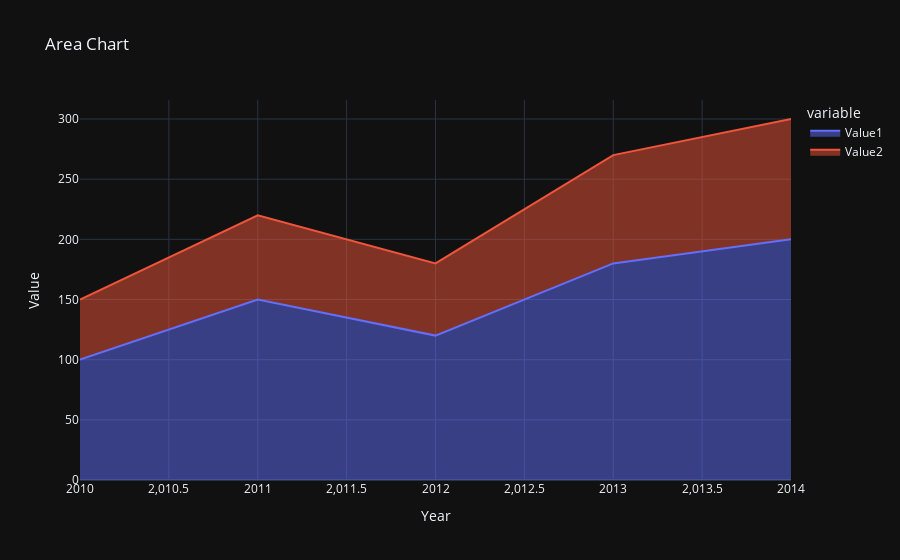

Notebook source saved alongside this figure:
### Code cell
import plotly.express as px
# Sample data
data = {
    'Year': [2010, 2011, 2012, 2013, 2014],
    'Value1': [100, 150, 120, 180, 200],
    'Value2': [50, 70, 60, 90, 100]
}

df = pd.DataFrame(data)

# Area Chart
area_fig = px.area(df, x='Year', y=['Value1', 'Value2'], title='Area Chart',
                   labels={'Year': 'Year', 'value': 'Value'},
                   template='plotly_dark')

# Display the plot
area_fig.show()

### Figure 1 — Plotly figure (JSON) as saved in the notebook; plotly's stock layout.template omitted (floating-point values rounded to 4 significant figures)
{"data": [{"fillpattern": {"shape": ""}, "hovertemplate": "variable=Value1<br>Year=%{x}<br>Value=%{y}<extra></extra>", "legendgroup": "Value1", "line": {"color": "#636efa"}, "marker": {"symbol": "circle"}, "mode": "lines", "name": "Value1", "orientation": "v", "showlegend": true, "stackgroup": "1", "type": "scatter", "x": [2010, 2011, 2012, 2013, 2014], "xaxis": "x", "y": [100, 150, 120, 180, 200], "yaxis": "y"}, {"fillpattern": {"shape": ""}, "hovertemplate": "variable=Value2<br>Year=%{x}<br>Value=%{y}<extra></extra>", "legendgroup": "Value2", "line": {"color": "#EF553B"}, "marker": {"symbol": "circle"}, "mode": "lines", "name": "Value2", "orientation": "v", "showlegend": true, "stackgroup": "1", "type": "scatter", "x": [2010, 2011, 2012, 2013, 2014], "xaxis": "x", "y": [50, 70, 60, 90, 100], "yaxis": "y"}], "layout": {"legend": {"title": {"text": "variable"}, "tracegroupgap": 0}, "title": {"text": "Area Chart"}, "xaxis": {"anchor": "y", "domain": [0, 1], "title": {"text": "Year"}}, "yaxis": {"anchor": "x", "domain": [0, 1], "title": {"text": "Value"}}}}
